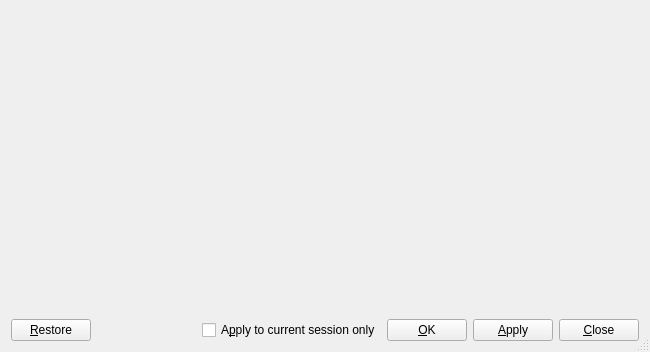
<?xml version="1.0" encoding="UTF-8"?>
<ui version="4.0">
 <class>PrefsUi</class>
 <widget class="QDialog" name="PrefsUi">
  <property name="geometry">
   <rect>
    <x>0</x>
    <y>0</y>
    <width>650</width>
    <height>352</height>
   </rect>
  </property>
  <property name="sizePolicy">
   <sizepolicy hsizetype="Minimum" vsizetype="Minimum">
    <horstretch>0</horstretch>
    <verstretch>0</verstretch>
   </sizepolicy>
  </property>
  <property name="windowTitle">
   <string/>
  </property>
  <property name="sizeGripEnabled">
   <bool>true</bool>
  </property>
  <layout class="QGridLayout">
   <property name="leftMargin">
    <number>11</number>
   </property>
   <property name="topMargin">
    <number>11</number>
   </property>
   <property name="rightMargin">
    <number>11</number>
   </property>
   <property name="bottomMargin">
    <number>11</number>
   </property>
   <property name="spacing">
    <number>6</number>
   </property>
   <item row="1" column="0">
    <layout class="QHBoxLayout">
     <property name="spacing">
      <number>6</number>
     </property>
     <property name="leftMargin">
      <number>0</number>
     </property>
     <property name="topMargin">
      <number>0</number>
     </property>
     <property name="rightMargin">
      <number>0</number>
     </property>
     <property name="bottomMargin">
      <number>0</number>
     </property>
     <item>
      <widget class="QPushButton" name="restorePB">
       <property name="text">
        <string>&amp;Restore</string>
       </property>
       <property name="autoDefault">
        <bool>false</bool>
       </property>
      </widget>
     </item>
     <item>
      <spacer>
       <property name="orientation">
        <enum>Qt::Horizontal</enum>
       </property>
       <property name="sizeType">
        <enum>QSizePolicy::Expanding</enum>
       </property>
       <property name="sizeHint" stdset="0">
        <size>
         <width>20</width>
         <height>20</height>
        </size>
       </property>
      </spacer>
     </item>
     <item>
      <widget class="QCheckBox" name="tempSaveCB">
       <property name="toolTip">
        <string>If this is checked, pressing OK or Apply will save the changes only for the current LyX session, not permanently.</string>
       </property>
       <property name="text">
        <string>A&amp;pply to current session only</string>
       </property>
      </widget>
     </item>
     <item>
      <widget class="QPushButton" name="okPB">
       <property name="text">
        <string>&amp;OK</string>
       </property>
       <property name="autoDefault">
        <bool>false</bool>
       </property>
      </widget>
     </item>
     <item>
      <widget class="QPushButton" name="applyPB">
       <property name="text">
        <string>&amp;Apply</string>
       </property>
       <property name="autoDefault">
        <bool>false</bool>
       </property>
      </widget>
     </item>
     <item>
      <widget class="QPushButton" name="closePB">
       <property name="text">
        <string>&amp;Close</string>
       </property>
       <property name="autoDefault">
        <bool>false</bool>
       </property>
      </widget>
     </item>
    </layout>
   </item>
   <item row="0" column="0">
    <widget class="lyx::frontend::PanelStack" name="prefsPS" native="true"/>
   </item>
  </layout>
 </widget>
 <customwidgets>
  <customwidget>
   <class>lyx::frontend::PanelStack</class>
   <extends>QWidget</extends>
   <header>PanelStack.h</header>
   <container>1</container>
  </customwidget>
 </customwidgets>
 <tabstops>
  <tabstop>prefsPS</tabstop>
  <tabstop>restorePB</tabstop>
  <tabstop>okPB</tabstop>
  <tabstop>applyPB</tabstop>
  <tabstop>closePB</tabstop>
 </tabstops>
 <includes>
  <include location="local">qt_i18n.h</include>
 </includes>
 <resources/>
 <connections/>
</ui>
